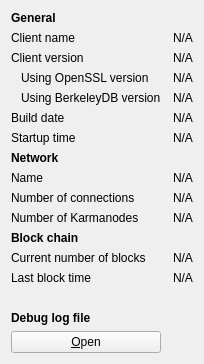
     <widget class="QWidget" name="tab_info">
      <attribute name="title">
       <string>&amp;Information</string>
      </attribute>
      <layout class="QGridLayout" name="gridLayout" columnstretch="0,0">
       <property name="horizontalSpacing">
        <number>12</number>
       </property>
       <item row="0" column="0">
        <widget class="QLabel" name="generalHeader">
         <property name="font">
          <font>
           <weight>75</weight>
           <bold>true</bold>
          </font>
         </property>
         <property name="text">
          <string>General</string>
         </property>
        </widget>
       </item>
       <item row="1" column="0">
        <widget class="QLabel" name="clientNameLabel">
         <property name="text">
          <string>Client name</string>
         </property>
        </widget>
       </item>
       <item row="1" column="1">
        <widget class="QLabel" name="clientName">
         <property name="cursor">
          <cursorShape>IBeamCursor</cursorShape>
         </property>
         <property name="text">
          <string>N/A</string>
         </property>
         <property name="textFormat">
          <enum>Qt::PlainText</enum>
         </property>
         <property name="textInteractionFlags">
          <set>Qt::LinksAccessibleByMouse|Qt::TextSelectableByKeyboard|Qt::TextSelectableByMouse</set>
         </property>
        </widget>
       </item>
       <item row="2" column="0">
        <widget class="QLabel" name="clientVersionLabel">
         <property name="text">
          <string>Client version</string>
         </property>
        </widget>
       </item>
       <item row="2" column="1">
        <widget class="QLabel" name="clientVersion">
         <property name="cursor">
          <cursorShape>IBeamCursor</cursorShape>
         </property>
         <property name="text">
          <string>N/A</string>
         </property>
         <property name="textFormat">
          <enum>Qt::PlainText</enum>
         </property>
         <property name="textInteractionFlags">
          <set>Qt::LinksAccessibleByMouse|Qt::TextSelectableByKeyboard|Qt::TextSelectableByMouse</set>
         </property>
        </widget>
       </item>
       <item row="3" column="0">
        <widget class="QLabel" name="openSSLVersionLabel">
         <property name="text">
          <string>Using OpenSSL version</string>
         </property>
         <property name="indent">
          <number>10</number>
         </property>
        </widget>
       </item>
       <item row="3" column="1">
        <widget class="QLabel" name="openSSLVersion">
         <property name="cursor">
          <cursorShape>IBeamCursor</cursorShape>
         </property>
         <property name="text">
          <string>N/A</string>
         </property>
         <property name="textFormat">
          <enum>Qt::PlainText</enum>
         </property>
         <property name="textInteractionFlags">
          <set>Qt::LinksAccessibleByMouse|Qt::TextSelectableByKeyboard|Qt::TextSelectableByMouse</set>
         </property>
        </widget>
       </item>
       <item row="4" column="0">
        <widget class="QLabel" name="berkeleyDBVersionLabel">
         <property name="text">
          <string>Using BerkeleyDB version</string>
         </property>
         <property name="indent">
          <number>10</number>
         </property>
        </widget>
       </item>
       <item row="4" column="1">
        <widget class="QLabel" name="berkeleyDBVersion">
         <property name="cursor">
          <cursorShape>IBeamCursor</cursorShape>
         </property>
         <property name="text">
          <string>N/A</string>
         </property>
         <property name="textFormat">
          <enum>Qt::PlainText</enum>
         </property>
         <property name="textInteractionFlags">
          <set>Qt::LinksAccessibleByMouse|Qt::TextSelectableByKeyboard|Qt::TextSelectableByMouse</set>
         </property>
        </widget>
       </item>
       <item row="5" column="0">
        <widget class="QLabel" name="buildDateLabel">
         <property name="text">
          <string>Build date</string>
         </property>
        </widget>
       </item>
       <item row="5" column="1">
        <widget class="QLabel" name="buildDate">
         <property name="cursor">
          <cursorShape>IBeamCursor</cursorShape>
         </property>
         <property name="text">
          <string>N/A</string>
         </property>
         <property name="textFormat">
          <enum>Qt::PlainText</enum>
         </property>
         <property name="textInteractionFlags">
          <set>Qt::LinksAccessibleByMouse|Qt::TextSelectableByKeyboard|Qt::TextSelectableByMouse</set>
         </property>
        </widget>
       </item>
       <item row="6" column="0">
        <widget class="QLabel" name="startupTimeLabel">
         <property name="text">
          <string>Startup time</string>
         </property>
        </widget>
       </item>
       <item row="6" column="1">
        <widget class="QLabel" name="startupTime">
         <property name="cursor">
          <cursorShape>IBeamCursor</cursorShape>
         </property>
         <property name="text">
          <string>N/A</string>
         </property>
         <property name="textFormat">
          <enum>Qt::PlainText</enum>
         </property>
         <property name="textInteractionFlags">
          <set>Qt::LinksAccessibleByMouse|Qt::TextSelectableByKeyboard|Qt::TextSelectableByMouse</set>
         </property>
        </widget>
       </item>
       <item row="7" column="0">
        <widget class="QLabel" name="networkHeader">
         <property name="font">
          <font>
           <weight>75</weight>
           <bold>true</bold>
          </font>
         </property>
         <property name="text">
          <string>Network</string>
         </property>
        </widget>
       </item>
       <item row="8" column="0">
        <widget class="QLabel" name="networkNameLabel">
         <property name="text">
          <string>Name</string>
         </property>
        </widget>
       </item>
       <item row="8" column="1">
        <widget class="QLabel" name="networkName">
         <property name="cursor">
          <cursorShape>IBeamCursor</cursorShape>
         </property>
         <property name="text">
          <string>N/A</string>
         </property>
         <property name="textFormat">
          <enum>Qt::PlainText</enum>
         </property>
         <property name="textInteractionFlags">
          <set>Qt::LinksAccessibleByMouse|Qt::TextSelectableByKeyboard|Qt::TextSelectableByMouse</set>
         </property>
        </widget>
       </item>
       <item row="9" column="0">
        <widget class="QLabel" name="numberOfConnectionsLabel">
         <property name="text">
          <string>Number of connections</string>
         </property>
        </widget>
       </item>
       <item row="9" column="1">
        <widget class="QLabel" name="numberOfConnections">
         <property name="cursor">
          <cursorShape>IBeamCursor</cursorShape>
         </property>
         <property name="text">
          <string>N/A</string>
         </property>
         <property name="textFormat">
          <enum>Qt::PlainText</enum>
         </property>
         <property name="textInteractionFlags">
          <set>Qt::LinksAccessibleByMouse|Qt::TextSelectableByKeyboard|Qt::TextSelectableByMouse</set>
         </property>
        </widget>
       </item>
       <item row="10" column="0">
        <widget class="QLabel" name="karmanodeCountLabel">
         <property name="text">
          <string>Number of Karmanodes</string>
         </property>
        </widget>
       </item>
       <item row="10" column="1">
        <widget class="QLabel" name="karmanodeCount">
         <property name="cursor">
          <cursorShape>IBeamCursor</cursorShape>
         </property>
         <property name="text">
          <string>N/A</string>
         </property>
         <property name="textFormat">
          <enum>Qt::PlainText</enum>
         </property>
         <property name="textInteractionFlags">
          <set>Qt::LinksAccessibleByMouse|Qt::TextSelectableByKeyboard|Qt::TextSelectableByMouse</set>
         </property>
        </widget>
       </item>
       <item row="11" column="0">
        <widget class="QLabel" name="blockchainHeader">
         <property name="font">
          <font>
           <weight>75</weight>
           <bold>true</bold>
          </font>
         </property>
         <property name="text">
          <string>Block chain</string>
         </property>
        </widget>
       </item>
       <item row="12" column="0">
        <widget class="QLabel" name="numberOfBlocksLabel">
         <property name="text">
          <string>Current number of blocks</string>
         </property>
        </widget>
       </item>
       <item row="12" column="1">
        <widget class="QLabel" name="numberOfBlocks">
         <property name="cursor">
          <cursorShape>IBeamCursor</cursorShape>
         </property>
         <property name="text">
          <string>N/A</string>
         </property>
         <property name="textFormat">
          <enum>Qt::PlainText</enum>
         </property>
         <property name="textInteractionFlags">
          <set>Qt::LinksAccessibleByMouse|Qt::TextSelectableByKeyboard|Qt::TextSelectableByMouse</set>
         </property>
        </widget>
       </item>
       <item row="13" column="0">
        <widget class="QLabel" name="lastBlockTimeLabel">
         <property name="text">
          <string>Last block time</string>
         </property>
        </widget>
       </item>
       <item row="13" column="1">
        <widget class="QLabel" name="lastBlockTime">
         <property name="cursor">
          <cursorShape>IBeamCursor</cursorShape>
         </property>
         <property name="text">
          <string>N/A</string>
         </property>
         <property name="textFormat">
          <enum>Qt::PlainText</enum>
         </property>
         <property name="textInteractionFlags">
          <set>Qt::LinksAccessibleByMouse|Qt::TextSelectableByKeyboard|Qt::TextSelectableByMouse</set>
         </property>
        </widget>
       </item>
       <item row="14" column="0">
        <spacer name="verticalSpacer_2">
         <property name="orientation">
          <enum>Qt::Vertical</enum>
         </property>
         <property name="sizeHint" stdset="0">
          <size>
           <width>20</width>
           <height>20</height>
          </size>
         </property>
        </spacer>
       </item>
       <item row="15" column="0">
        <widget class="QLabel" name="debugLogFileHeader">
         <property name="font">
          <font>
           <weight>75</weight>
           <bold>true</bold>
          </font>
         </property>
         <property name="text">
          <string>Debug log file</string>
         </property>
        </widget>
       </item>
       <item row="16" column="0">
        <widget class="QPushButton" name="openDebugLogfileButton">
         <property name="toolTip">
          <string>Open the Ohmcoin debug log file from the current data directory. This can take a few seconds for large log files.</string>
         </property>
         <property name="text">
          <string>&amp;Open</string>
         </property>
         <property name="autoDefault">
          <bool>false</bool>
         </property>
        </widget>
       </item>
      </layout>
     </widget>
